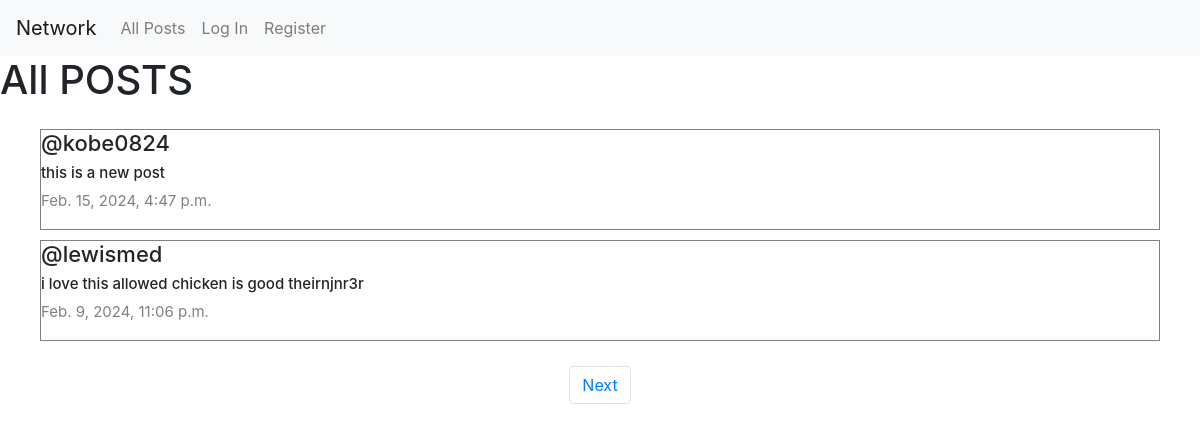
Before: / with the older database file.
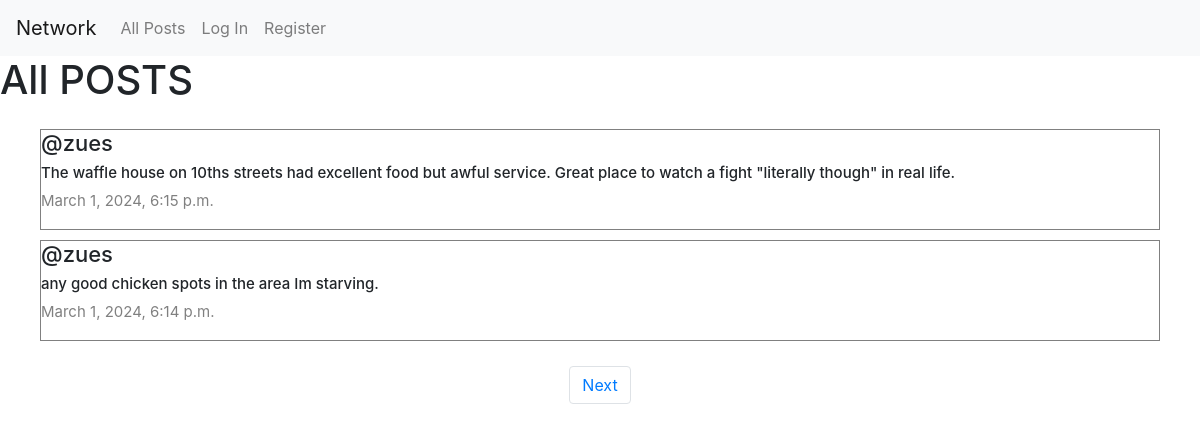
After: the same page with the newer database file.
### network/models.py (models this page shows, shortened)
class Post(models.Model):
    content=models.CharField(max_length=140)
    user=models.ForeignKey(User,on_delete=models.CASCADE,related_name="author")
    date=models.DateTimeField(auto_now_add=True)

class User(AbstractUser):
    pass

### network/views.py (the view)
# urls.py: path("", views.index, name="index"),
def index(request):
    allPosts=Post.objects.all().order_by("id").reverse()
    paginator=Paginator(allPosts,2)
    page_number= request.GET.get('page')
    posts_of_the_page=paginator.get_page(page_number)
    allLikes=Like.objects.all().order_by('id').reverse()
    whoYouLiked=[]
    try:
        for likes in allLikes:
          if likes.user.id==request.user.id:
              whoYouLiked.append(likes.post.id)
    except:
        whoYouLiked=[]
    return render(request, "network/index.html",{
        "allPosts":allPosts,
        "posts_of_the_page":posts_of_the_page,
        'whoYouLiked':whoYouLiked
    })

### network/templates/network/index.html (shortened to what this page needs)
{% extends "network/layout.html" %}
{% block body %}
<h1>All POSTS</h1>
<div class="all-posts" >
    {% for post in posts_of_the_page %}
    <div class="post" style="margin: 5px 20px; border:0.1px solid gray; display: flex;
    justify-content: center;
    flex-direction:column;
    box-sizing: border-box;">
        <h5 class="username">@{{ post.user }}</h5>
       <h6 class="content" id="content_{{post.id}}" >{{ post.content }}</h6>
        <p class="date"> {{ post.date }}</p>
    </div>
    {% endfor %}
</div>
<nav aria-label="Page navigation example">
    <ul class="pagination d-flex justify-content-center">
      {% if posts_of_the_page.has_next %}
      <li class="page-item"><a class="page-link" href="?page={{ posts_of_the_page.next_page_number }}">Next</a></li>
        {% endif %}
    </ul>
  </nav>
{% endblock %}

### network/templates/network/layout.html (shortened to what this page needs)
{% load static %}
<!DOCTYPE html>
<html lang="en">
    <head>
        <link rel="stylesheet" href="https://stackpath.bootstrapcdn.com/bootstrap/4.4.1/css/bootstrap.min.css">
        <link href="{% static 'network/styles.css' %}" rel="stylesheet">
        <link rel="stylesheet" href="https://cdnjs.cloudflare.com/ajax/libs/font-awesome/4.7.0/css/font-awesome.min.css">
    </head>
    <body>
        <nav class="navbar navbar-expand-lg navbar-light bg-light">
            <a class="navbar-brand" href="#">Network</a>
            <div>
              <ul class="navbar-nav mr-auto">
                <li class="nav-item">
                  <a class="nav-link" href="{% url 'index' %}">All Posts</a>
                </li>
                {% if user.is_authenticated %}
                    <li class="nav-item">
                        <a class="nav-link" href="{% url  'following' %}">Following</a>
                    </li>
                    <li class="nav-item">
                        <a class="nav-link" href="{% url 'logout' %}">Log Out</a>
                    </li>
                {% else %}
                    <li class="nav-item">
                        <a class="nav-link" href="{% url 'login' %}">Log In</a>
                    </li>
                    <li class="nav-item">
                        <a class="nav-link" href="{% url 'register' %}">Register</a>
                    </li>
                {% endif %}
              </ul>
            </div>
          </nav>
        <div class="body">
            {% block body %}
            {% endblock %}
        </div>
    </body>
</html>

### network/static/network/styles.css (style rules this page uses)
.all-posts { display: flex; justify-content: flex-start; flex-direction: column; margin: 20px; }
.content { font-size: 15px; }
.username { font-size: 22px; }
.date { color:gray; font-size: 15px; }

Changed rows visible on the page:
no longer on this page (row unchanged): Post: user "kobe0824", content "this is a new post", date "Feb. 15, 2024, 4:47 p.m."
no longer on this page (row unchanged): Post: user "lewismed", content "i love this allowed chicken is good theirnjnr3r", date "Feb. 9, 2024, 11:06 p.m."
added Post: user "zues", content "The waffle house on 10ths streets had excellent food but awful service. Great place to watch a fight \"literally though\" in real life.", date "March 1, 2024, 6:15 p.m."
added Post: user "zues", content "any good chicken spots in the area Im starving.", date "March 1, 2024, 6:14 p.m."
